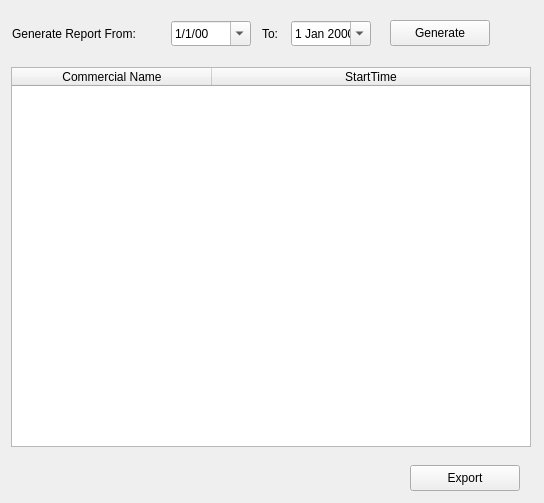
<?xml version="1.0" encoding="UTF-8"?>
<ui version="4.0">
 <class>ReportGenerator</class>
 <widget class="QWidget" name="ReportGenerator">
  <property name="windowModality">
   <enum>Qt::WindowModal</enum>
  </property>
  <property name="geometry">
   <rect>
    <x>0</x>
    <y>0</y>
    <width>544</width>
    <height>503</height>
   </rect>
  </property>
  <property name="sizePolicy">
   <sizepolicy hsizetype="Fixed" vsizetype="Fixed">
    <horstretch>0</horstretch>
    <verstretch>0</verstretch>
   </sizepolicy>
  </property>
  <property name="windowTitle">
   <string>Report Generator</string>
  </property>
  <widget class="QTableWidget" name="reportTable">
   <property name="geometry">
    <rect>
     <x>11</x>
     <y>67</y>
     <width>520</width>
     <height>380</height>
    </rect>
   </property>
   <property name="sizePolicy">
    <sizepolicy hsizetype="Fixed" vsizetype="Fixed">
     <horstretch>0</horstretch>
     <verstretch>0</verstretch>
    </sizepolicy>
   </property>
   <attribute name="horizontalHeaderDefaultSectionSize">
    <number>200</number>
   </attribute>
   <attribute name="horizontalHeaderMinimumSectionSize">
    <number>30</number>
   </attribute>
   <attribute name="horizontalHeaderShowSortIndicator" stdset="0">
    <bool>true</bool>
   </attribute>
   <attribute name="horizontalHeaderStretchLastSection">
    <bool>true</bool>
   </attribute>
   <column>
    <property name="text">
     <string>Commercial Name</string>
    </property>
   </column>
   <column>
    <property name="text">
     <string>StartTime</string>
    </property>
   </column>
  </widget>
  <widget class="QPushButton" name="exportButton">
   <property name="geometry">
    <rect>
     <x>410</x>
     <y>465</y>
     <width>110</width>
     <height>26</height>
    </rect>
   </property>
   <property name="text">
    <string>Export</string>
   </property>
  </widget>
  <widget class="QDateEdit" name="fromDateEdit">
   <property name="geometry">
    <rect>
     <x>171</x>
     <y>21</y>
     <width>80</width>
     <height>25</height>
    </rect>
   </property>
   <property name="displayFormat">
    <string>M/d/yy</string>
   </property>
   <property name="calendarPopup">
    <bool>true</bool>
   </property>
  </widget>
  <widget class="QDateEdit" name="toDateEdit">
   <property name="geometry">
    <rect>
     <x>291</x>
     <y>21</y>
     <width>80</width>
     <height>25</height>
    </rect>
   </property>
   <property name="calendarPopup">
    <bool>true</bool>
   </property>
  </widget>
  <widget class="QLabel" name="label_From">
   <property name="geometry">
    <rect>
     <x>12</x>
     <y>26</y>
     <width>150</width>
     <height>15</height>
    </rect>
   </property>
   <property name="text">
    <string>Generate Report From:</string>
   </property>
  </widget>
  <widget class="QLabel" name="label_To">
   <property name="geometry">
    <rect>
     <x>262</x>
     <y>26</y>
     <width>20</width>
     <height>15</height>
    </rect>
   </property>
   <property name="text">
    <string>To:</string>
   </property>
  </widget>
  <widget class="QPushButton" name="generateButton">
   <property name="geometry">
    <rect>
     <x>390</x>
     <y>20</y>
     <width>100</width>
     <height>26</height>
    </rect>
   </property>
   <property name="text">
    <string>Generate</string>
   </property>
  </widget>
 </widget>
 <resources/>
 <connections/>
</ui>
